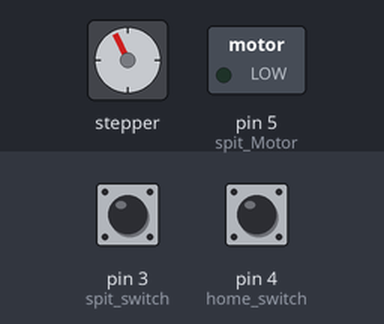
The sketch below on a simulated Arduino Uno, built with avr-gcc and run on an emulated ATmega328P. On the bench: stepper motor, switched loads named in the sketch (green lamp = pin HIGH). The test bench sets the inputs (shaded band); at power-on: pin 4 (home_switch) HIGH, pin 3 (spit_switch) HIGH. Random numbers use the default seed unless the sketch sets one; stepper angles assume 800 steps per turn; what the sketch prints to the serial monitor is not drawn.

Above: at 0.8 s.
0.9 s: pin 4 (home_switch) pulled LOW for 0.15 s
At 1.1 s:
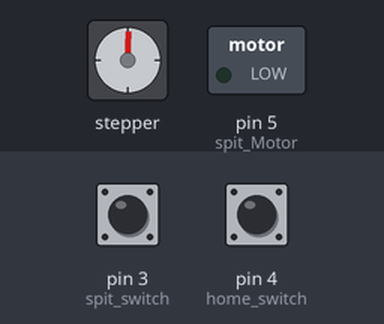
At 3.3 s:
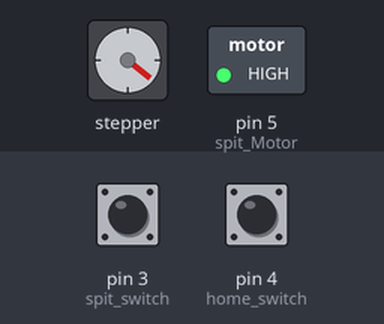
3.9 s: pin 3 (spit_switch) pulled LOW for 0.15 s
7.0 s: pin 3 (spit_switch) pulled LOW for 1 s
At 13.9 s:
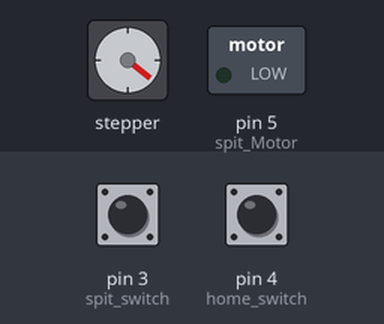
Timing chart, 0 to 36.2 s (numbered marks = the images above; inputs shaded):
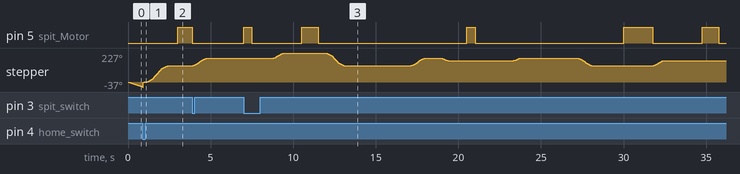

Measured:
- after the input at 0.9 s, pin 5 (spit_Motor): LOW → HIGH after 2.1 s
- after the input at 7.0 s, pin 5 (spit_Motor): LOW → HIGH at once, → LOW 0.50 s later, → HIGH 3.0 s later, → LOW 1.0 s later, … (10 changes in this stretch)

The sketch:

Camel_Joe.ino
```cpp
/* Include Libraries */
#include <AccelStepper.h>

/* AccelStepper Setup */
AccelStepper stepperHead(1, 12, 13);     // 1 = Driver Interface DM542T
                                         // Arduino Pin 12 Connected to STEP Pin of Driver
                                         // Arduino Pin 13 Connected to DIR Pin of Driver

/* DEFINE Consstraints/Pins */
#define home_switch 4               // Pin 4 Connected to Home Switch (Micro Switch)
#define spit_switch 3               // Pin 3 Connected to Spit Button (Micro Switch) (Interupt Pin)
#define spit_Motor 5                // Pin 5 Connected to Spit Motor

/* Stepper Travel Variables and Initializers */
long initial_homing = -1;                                      // Used to Home Stepper at Startup
const float STEPS_PER_REV = 800;                               // 1.8  degree step rotation - Motor steps per rotation

/* Set Variables and Arrays */
unsigned long currentTime = millis();                                     // Current Time
const unsigned long Positions_headMove[5] = { 285, 375, 415, 505, 620 };  // Positions to go to for Head Movement
const unsigned long Duration_headMove[3] = { 1000, 2500, 4000 };          // Duration Array for Head Movement (Seconds)
const unsigned long Interval_spit[3] = { 3000, 6000, 9000 };              // Interval Array of time to set random numbers for camel Spit ** Lowest Number Must be Larger then Largest number in "Duration_spit" Array
const unsigned long Duration_spit[3] = { 500, 1000, 1750 };               // Duration Array for Spit Time (Seconds)

volatile bool spitFlag = true;                                            // Flag for Spit routine
volatile bool spitState = false;                                          // Variable to turn off and on Spit Motor

/* Function ProtoTypes */
void Homing();
void headMove();
void spit();
void ISR_Spit();


void setup() {
  Serial.begin(9600);           // Start Serial Monitor with speed of 9600 Bauds
  randomSeed(3);                // Start Random Seed for use of Random Function Later

  /* Set Pins */
  pinMode(home_switch, INPUT_PULLUP);                                        // Set Homing Switch as Input - Internal Pull-up resistor on Pin
  pinMode(spit_switch, INPUT_PULLUP);                                        // Set Spit Switch as Input - Internal Pull-up resistor on Pin
  pinMode(spit_Motor, OUTPUT);                                               // Set Motor Pin to Output
  attachInterrupt(digitalPinToInterrupt(spit_switch), ISR_Spit, FALLING);    // Attach Interrupt to Spit Button

  delay(5);                              // Wait for Driver to startup

  Homing();                              // Start Homing procedure of Stepper Motor at startup
}

void loop() {
  currentTime = millis();                // Update current Time
  headMove();                            // Run Head Movements
  if (spitFlag == 1) {                   // Check to see if Camel should be Spitting
  spit();                                // ... If so, Run Spit Routine
  } else {                               // ... Otherwise ...
    digitalWrite(spit_Motor, LOW);       // ... Don't Spit (Turn off Spit Motor)
  }
  Serial.println(spitFlag);
}

void headMove() {
  static unsigned long lastTime_HeadMove;                         // Variable to hold Last time action happened
  static uint8_t randomNumber_headPosition;                       // Variable to hold random number for Head Position
  static uint8_t randomNumber_headDuration;                       // Variable to hold random number for Head Duration

  if ((currentTime - lastTime_HeadMove) >= Duration_headMove[randomNumber_headDuration]) {   // Check to See if the Duration of Time the Head should stay in one place has passed
    stepperHead.moveTo(Positions_headMove[randomNumber_headPosition]);                       // Set Stepper Position to New Position
    if (spitState == true){                                                                  // If currently Spitting...
      return;                                                                                // ...Skip Movements and return to Main Loop Program...
    } else{                                                                                  // ...Otherwise...
        if (stepperHead.distanceToGo() != 0) {                                               // If Head is not at new position...
          stepperHead.run();                                                                 // ... advance the stepper a step.
        } else {                                                                              // If Stepper has reach Target Destination and...
          randomNumber_headDuration = random(3);                                             // Set New Random Number Head Duration
          randomNumber_headPosition = random(5);                                             // Set New Random Number Head Position
          lastTime_HeadMove = currentTime;                                                   // Reset Interval Clock
        }
    }
  }
}

void spit() {
  static unsigned long lastTime_spit;                             // Variable to hold Last time action happened
  static unsigned long lastTime_spitDuration;                     // Variable to hold Last time action happened
  static unsigned long randomNumber_spitInterval;                 // Variable to hold random number for Spit Interval
  static unsigned long randomNumber_spitDuration;                 // Variable to hold random number for Spit Duration

  if ((currentTime - lastTime_spit) >= Interval_spit[randomNumber_spitInterval]) {           // Check to See if the Duration of Time has Passed in order to Spit Again
    if ((spitState == false) && (stepperHead.distanceToGo() == 0)) {                         // If Spit motor off (not spitting)... And Stepper is at Destination...
      digitalWrite(spit_Motor, HIGH);                                                        // ...Turn Spit motor on (start spitting)
      spitState = true;                                                                      // Turn on Spit Flag
      randomNumber_spitDuration = random(3);                                                 // Pick New Random Duration Camel should spit for
      lastTime_spitDuration = currentTime;                                                   // Reset Spit Duration Timer to start tracking Spit Duration
    }
  }
  if ((currentTime - lastTime_spitDuration) >= Duration_spit[randomNumber_spitDuration]) {   // Check to See if the Duration of Time has Passed for Length of Spit
    if (spitState == true) {                                                                 // If Spit Flag is on (still Spitting)...
      digitalWrite(spit_Motor, LOW);                                                         // ...Turn off Spit Motor
      spitState = false;                                                                     // Turn off Spit Flag
      randomNumber_spitInterval = random(3);                                                 // Pick New Random Interval to Wait for Next Spit Cycle
      lastTime_spit = currentTime;                                                           // Reset Spit Interval Timer to start tracking When to Spit Again
    }
  }
}

void ISR_Spit() {
  static unsigned long lastTime_Interrupt = 0;              // Variable to hold Last time action happened
  unsigned long interruptTime = millis();                   // Update Current interrupt Time

  if ((interruptTime - lastTime_Interrupt) > 300) {         // If Debounce Time has passed....
    spitFlag = !spitFlag;                                   // ...Toggle the Spit Flag - Turn on or Turn off the Spit Function...
    spitState = false;                                      // ...Reset the Spit State to restart the cycle
  }
  lastTime_Interrupt = interruptTime;                       // Update last Interrupt Time.
}

void Homing() {

  /* Set Max Speed and Acceleration of each Stepper at Startup for homing */
  stepperHead.setMaxSpeed(200.0);        // Set Max Speed of Stepper (Slower to get accuracy)
  stepperHead.setAcceleration(200.0);    // Set Acceleration of the Stepper

    Serial.print("Stepper is Homing........");

  while (digitalRead(home_switch)) {     // Make the Stepper move CCW until the switch is activated
    stepperHead.moveTo(initial_homing);  // Set the position to move to
    initial_homing--;                    // Decrease by 1 for the next move if needed
    stepperHead.run();                   // Start Moving the stepper - Move Stepper into Position by a step
    delay(5);
  }

  stepperHead.setCurrentPosition(0);     // Set the current position as zero for now
  stepperHead.setMaxSpeed(200.0);        // Set Max Speed of Stepper (Slower to get accuracy)
  stepperHead.setAcceleration(200.0);    // Set Acceleration of the Stepper
  initial_homing = 1;                    // Reverse Homing Direction

  while (!digitalRead(home_switch)) {    // Make the Stepper move CW until the switch is deactivated
    stepperHead.moveTo(initial_homing);  // Set the position to move to
    stepperHead.run();                   // Start Moving the stepper - Move Stepper into Position by a step
    initial_homing++;                    // Increase by 1 for the next move if needed
    delay(5);
  }

  stepperHead.setCurrentPosition(0);     // Once off Homing Switch, Set this Position as "0" or "Home"
    Serial.println("Homing Completed");
    Serial.println("");
  stepperHead.setMaxSpeed(1000.0);       // Set Max Speed of Stepper
  stepperHead.setAcceleration(1000.0);   // Set Acceleration of Stepper
}
```
